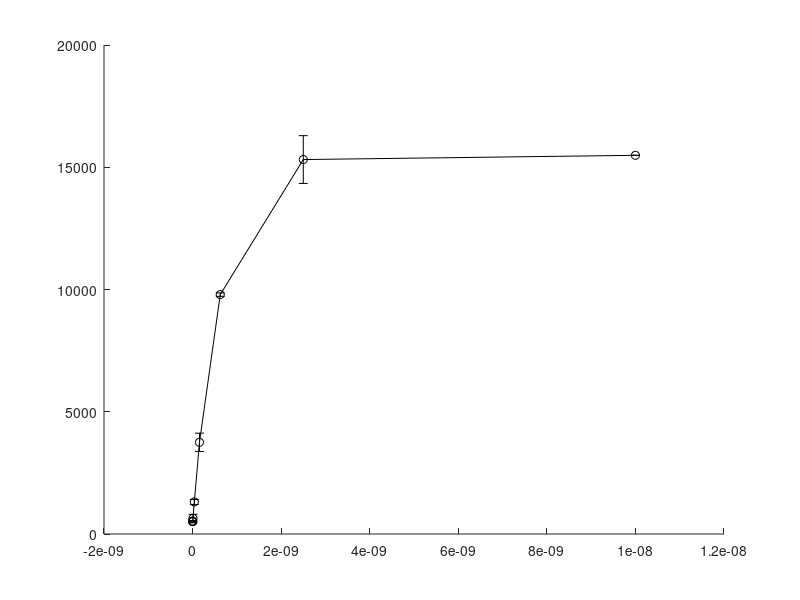

The MATLAB script that drew this image: (Note: this script raises an error after producing the figure.)
% B16 IFN-g Protein Synthesis Expt. 1.3.14
% Object to test whether the memory of MHC for IFNg at early timepoints is
% dependent upon being able to make new proteins during this time window.  

%%

%Group A: DMSO controls
%Group B: Jaki @ 4 hours
%Group C: CHX for 4 hours then Jaki
%Group D: CHX from T0
%Group E: Jaki from T0

gamma=[10e-9 2.5e-9 625e-12 156e-12 39e-12 9.75e-12 2.4e-12 609e-15 0];

tsevah=['r', 'y', 'g', 'b', 'c'];

A=[15488 16006 9741 4015 1384 758 539 541 532
   15488 14624 9841 3486 1237 528 471 490 533]; %Note that the first 2 replicates are the same b/c I accidentally collected Replicate 1 at a different H-2kb voltage. 

B=[1755 1300 959  600 395 389 359 395 380
   1713 1547 1109 710 486 357 390 436 460];

C=[919  1338 1056 566 492 438 382 440 384
   1301 1239 767  689 523 410 432 434 383];

D=[276 280 271 293 307 305 302 304 315
   259 262 278 280 299 309 300 309 314];

E=[484 448 408 384 459 496 350 547 438
   416 415 419 355 355 360 491 373 414];

c=[A B C D E];

m=zeros(50, 50);

for i=[1:5];
    m=mean(c);
end

m=reshape(m, 9,5)';

s=zeros(50, 50);

for i=[1:5];
    s=std(c);
end

s=reshape(s, 9,5)';

figure()
hold on
for x=1:5;
errorbar(gamma, m(x,:), s(x,:), '-ko', 'markerfacecolor', tsevah(:,x), 'markersize', 10)
end
set(gcf, 'color', 'w')
set(gca, 'Fontsize', 25, 'xscale', 'log', 'yscale', 'log', 'xlim', [1e-13 1e-7], 'ylim', [200 20000], 'xgrid', 'on', 'ygrid', 'on')
xlabel('[IFN-\gamma], (M)')
ylabel('H-2K^b GMFI')
box on
legend('DMSO ctrl', 'Jaki @ 4hr', 'CHX then Jaki @ 4hr', 'CHX from T0', 'Jaki from T0')
title('Effects of early CHX on subsequent MHC upregulation')

%%
%Percentage of B16s alive
gamma=[10e-9 2.5e-9 625e-12 156e-12 39e-12 9.75e-12 2.4e-12 609e-15 0];

tsevah=['r', 'y', 'g', 'b', 'c'];

pA=[89.8 96   79.2 74.9 81   81.2 51.3 86.3 75.6
    87.6 86.5 83   92.3 85.6 89.3 91.7 85.8 50.3]; 

pB=[81.1  88.7  74.6  90.7  86.7  85   87.6  88.7  86.9
    81.9  83.2  86.7  84.4  82.2  78.9 87.5  84.6  64.5];

pC=[89.9  92.9  85.5  90.5  85   85.8  87.3  84.4  86.3
    90.3  92.4  84.9  85.4  82.2 84.2  81.4  83.5  84.6];

pD=[80.3  74.2  75.4  75   75.2  72.6  75.3  68.2  71.2
    80.3  78.3  76    76.6 74.6  72.6  74.2  68.9  68.5];

pE=[60.2  78.1  65.9  76   74.5  75.7  75   66.4  62.6
    79    74.5  74.7  79.9 79.6  77.6  60.2 75.2  71.5];

l=[pA pB pC pD pE];

pm=zeros(50, 50);

for i=[1:5];
    pm=mean(l);
end

pm=reshape(pm, 9,5)';

ps=zeros(50, 50);

for i=[1:5];
    ps=std(l);
end

ps=reshape(ps, 9,5)';

figure()
hold on
for x=1:5;
errorbar(gamma, pm(x,:), ps(x,:), '-ko', 'markerfacecolor', tsevah(:,x), 'markersize', 10)
end
set(gcf, 'color', 'w')
set(gca, 'Fontsize', 25, 'xscale', 'log', 'xgrid', 'on', 'ygrid', 'on', 'ylim', [0 100])
xlabel('[IFN-\gamma], (M)')
ylabel('%Alive')
box on
legend('DMSO ctrl', 'Jaki @ 4hr', 'CHX then Jaki @ 4hr', 'CHX from T0', 'Jaki from T0')
title('Effects of treatment on B16 death')
    
